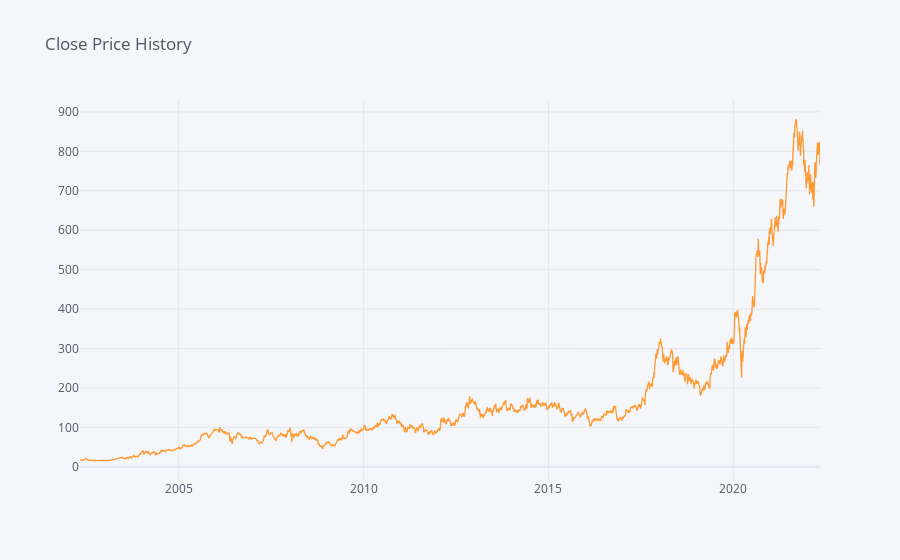

The code cell stored with this chart in its notebook:
### Code cell
Tata_df['Close'].iplot(kind = 'line',title = 'Close Price History')

### Figure 1 — Plotly figure (JSON) as saved in the notebook; plotly's stock layout.template omitted (floating-point values rounded to 4 significant figures; data arrays with more than 128 entries replaced by an {"elided": "..."} marker saying what was removed)
{"data": [{"line": {"color": "rgba(255, 153, 51, 1.0)", "dash": "solid", "shape": "linear", "width": 1.3}, "mode": "lines", "name": "Close", "text": "", "type": "scatter", "x": {"elided": "4942 str values"}, "y": {"elided": "4942 float values"}}], "layout": {"legend": {"bgcolor": "#F5F6F9", "font": {"color": "#4D5663"}}, "paper_bgcolor": "#F5F6F9", "plot_bgcolor": "#F5F6F9", "title": {"font": {"color": "#4D5663"}, "text": "Close Price History"}, "xaxis": {"gridcolor": "#E1E5ED", "showgrid": true, "tickfont": {"color": "#4D5663"}, "title": {"font": {"color": "#4D5663"}, "text": ""}, "zerolinecolor": "#E1E5ED"}, "yaxis": {"gridcolor": "#E1E5ED", "showgrid": true, "tickfont": {"color": "#4D5663"}, "title": {"font": {"color": "#4D5663"}, "text": ""}, "zerolinecolor": "#E1E5ED"}}}
